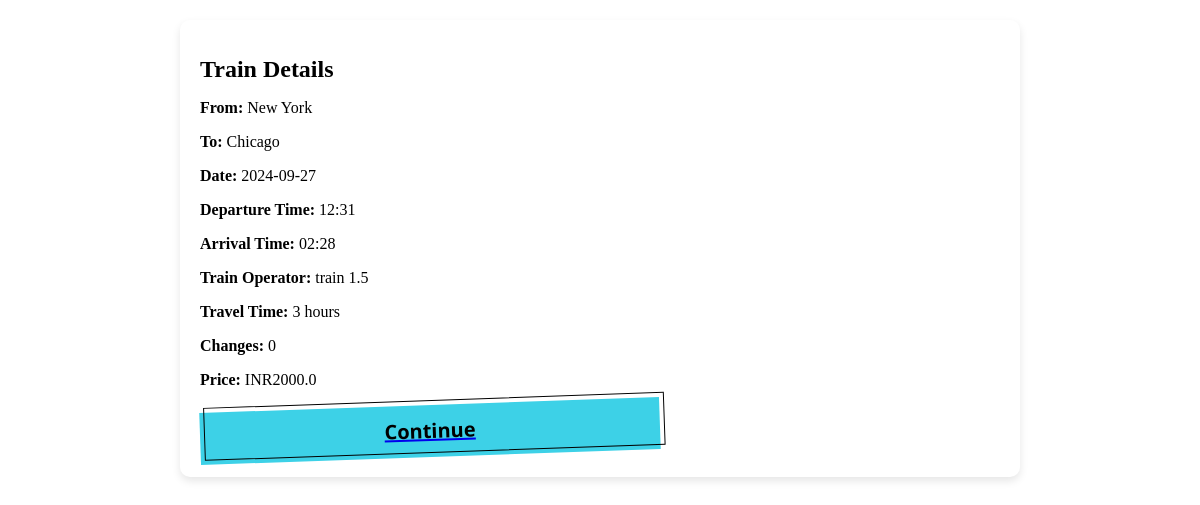
The page /train/9 on the database its author committed.
### tables this page shows
CREATE TABLE trains (
                        id INTEGER PRIMARY KEY AUTOINCREMENT,
                        from_city TEXT,
                        to_city TEXT,
                        travel_date TEXT,
                        departure_time TEXT,
                        arrival_time TEXT,
                        "train_operator" TEXT,
                        travel_time TEXT,
                        changes INTEGER,
                        price REAL
                    , `train code` INTEGER);

### app.py (the view)
@app.route('/train/<int:train_id>')
def train_details(train_id):
    conn = sqlite3.connect('trains.db')
    cursor = conn.cursor()
    cursor.execute('''SELECT * FROM trains WHERE id=?''', (train_id,))
    train = cursor.fetchone()
    conn.close()
    if train:
        return render_template('train_details.html', train=train)
    else:
        flash("Train not found", 'error')
        return redirect(url_for('display'))

### templates/train_details.html (shortened to what this page needs)
<!DOCTYPE html>
<html lang="en">
<head>
</head>
<body>
    <div class="container">
        <h1>Train Details</h1>
        {% if train %}
        <div class="train-info">
            <p><strong>From:</strong> {{ train[1] }}</p>
            <p><strong>To:</strong> {{ train[2] }}</p>
            <p><strong>Date:</strong> {{ train[3] }}</p>
            <p><strong>Departure Time:</strong> {{ train[4] }}</p>
            <p><strong>Arrival Time:</strong> {{ train[5] }}</p>
            <p><strong>Train Operator:</strong> {{ train[6] }}</p>
            <p><strong>Travel Time:</strong> {{ train[7] }}</p>
            <p><strong>Changes:</strong> {{ train[8] }}</p>
            <p><strong>Price:</strong> INR{{ train[9] }}</p>
        </div>
        {% else %}
            <p>Train not found.</p>
        {% endif %}
        <a href="{{ url_for('seat_selection', train_id=train[0]) }}">
            <button class="button-53">Continue</button>
        </a>
    </div>
</body>
</html>

### templates/train_details.html (style rules this page uses)
body { background-image: url(https://i.pinimg.com/originals/53/1e/01/531e0150dac86bda57da755868d181a6.gif); background-size: cover; background-position: center; background-repeat: no-repeat; background-attachment: fixed; }
.container { width: 90%; max-width: 800px; margin: 20px auto; background-color: #ffffff; border-radius: 10px; padding: 20px; box-shadow: 0 4px 8px rgba(0, 0, 0, 0.1); }
h1 { font-size: 1.5em; margin-bottom: 10px; }
.train-info { margin-bottom: 15px; }
.button-53 { background-color: #3DD1E7; border: 0 solid #E5E7EB; box-sizing: border-box; color: #000000; display: flex; font-family: ui-sans-serif,system-ui,-apple-system,system-ui,"Segoe UI",Roboto,"Helvetica Neue",Arial,"Noto Sans",sans-serif,"Apple Color Emoji","Segoe UI Emoji","Segoe UI Symbol","Noto Color Emoji"; font-size: 1rem; font-weight: 700; justify-content: center; line-height: 1.75rem; padding: .75rem 1.65rem; position: relative; text-align: center; text-decoration: none #000000 solid; text-decoration-thickness: auto; width: 100%; max-width: 460px; position: relative; cursor: pointer; transform: rotate(-2deg); user-select: none; -webkit-user-select: none; touch-action: manipulation; }
.button-53:after { content: ''; position: absolute; border: 1px solid #000000; bottom: 4px; left: 4px; width: calc(100% - 1px); height: calc(100% - 1px); }
@media (min-width: 768px) { .button-53 { padding: .75rem 3rem; font-size: 1.25rem; } }

### rows shown on the page
trains: from_city "New York", to_city "Chicago", travel_date "2024-09-27", departure_time "12:31", arrival_time "02:28", train_operator "train 1.5", travel_time "3 hours", changes "0", price "2000.0"
